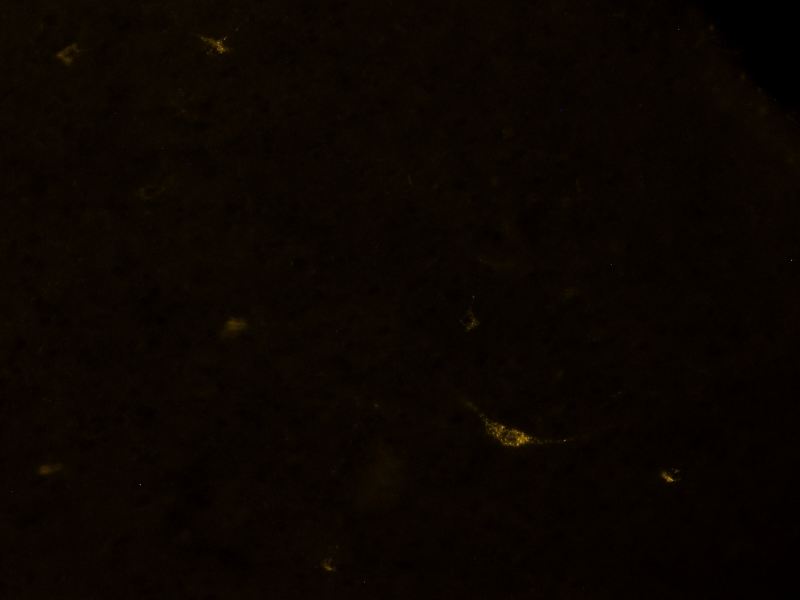
#> input picture dataset/all_images/images/Mar19bS1C2R3_VLPAGl_200x_y.png, 1600 x 1200 px (shown at 1/2 size); its folder holds 4 pictures in this run
$ python visualization.py
#> lines starting #> are read from the running program, lines starting #| are printed output that depends on the picture; after the words box and inside, x2 and y2 are one past the last pixel; in counts of white or black regions, pixels touching at a corner belong together
import matplotlib.pyplot as plt
import numpy as np
from PIL import Image
from scipy import ndimage
import os

def visualize_counting_process(image_path, mask_path):
    """
    Visualize how the automatic neuron counting works:
    1. Original image
    2. Binary mask
    3. Labeled components
    4. Original image with counted neurons marked
    """
    # Load images
    image = np.array(Image.open(image_path).convert('RGB'))
#> image is the input picture: shape (1200, 1600, 3); mean R, G, B 10.5, 4.9, 0.2
    mask = np.array(Image.open(mask_path).convert('L'))

    # Create binary mask
    binary_mask = mask > 127
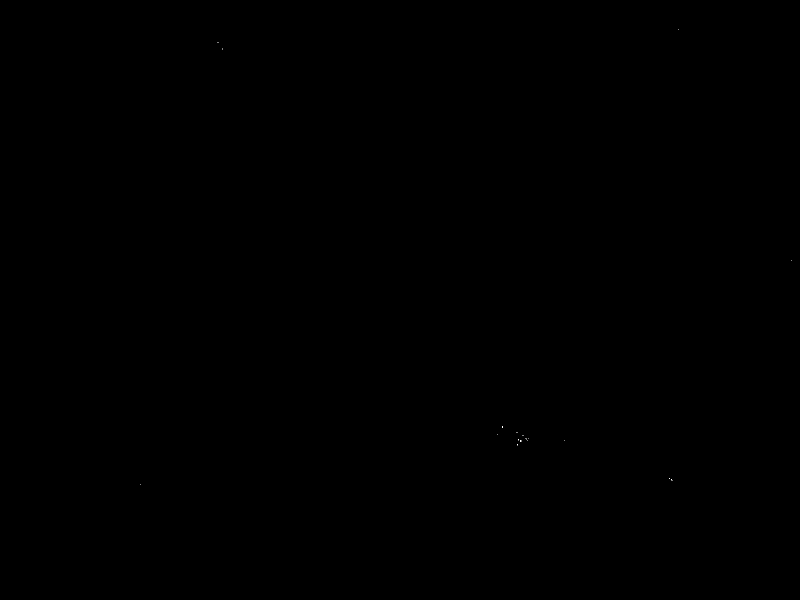
#> binary_mask: shape (1200, 1600) bool (shown at 1/2 size); 0% white in thin lines or dots, all inside (x1, y1, x2, y2) = (280, 58, 1584, 970)

    # Label connected components
    labeled_mask, num_neurons = ndimage.label(binary_mask)
#> labeled_mask: shape (1200, 1600) int32; 20 distinct labels, from 0 to 19
#> num_neurons = 19

    # Create colored labels for visualization
    colored_labels = np.zeros_like(image)
    for i in range(1, num_neurons + 1):
        # Generate random color for each neuron
        color = np.random.randint(50, 255, 3)
        colored_labels[labeled_mask == i] = color

    # Create overlay
    overlay = image.copy()
    mask_overlay = colored_labels.astype(bool).any(axis=2)
    overlay[mask_overlay] = overlay[mask_overlay] * 0.3 + colored_labels[mask_overlay] * 0.7
#> overlay: shape (1200, 1600, 3); under 0.01% of pixels changed, all inside (x1, y1, x2, y2) = (280, 58, 1584, 970)

    # Visualization
    fig, axes = plt.subplots(2, 2, figsize=(15, 15))

    # Original image
    axes[0, 0].imshow(image)
    axes[0, 0].set_title('Original Image')
    axes[0, 0].axis('off')

    # Binary mask
    axes[0, 1].imshow(binary_mask, cmap='gray')
    axes[0, 1].set_title('Binary Mask (Ground Truth)')
    axes[0, 1].axis('off')

    # Labeled components
    labeled_display = axes[1, 0].imshow(labeled_mask, cmap='nipy_spectral')
    axes[1, 0].set_title(f'Labeled Components\n(Count: {num_neurons} neurons)')
    axes[1, 0].axis('off')
    plt.colorbar(labeled_display, ax=axes[1, 0])

    # Overlay
    axes[1, 1].imshow(overlay)
    axes[1, 1].set_title('Original Image with Counted Neurons')
    axes[1, 1].axis('off')

    plt.tight_layout()
    plt.savefig('neuron_counting_visualization.png')
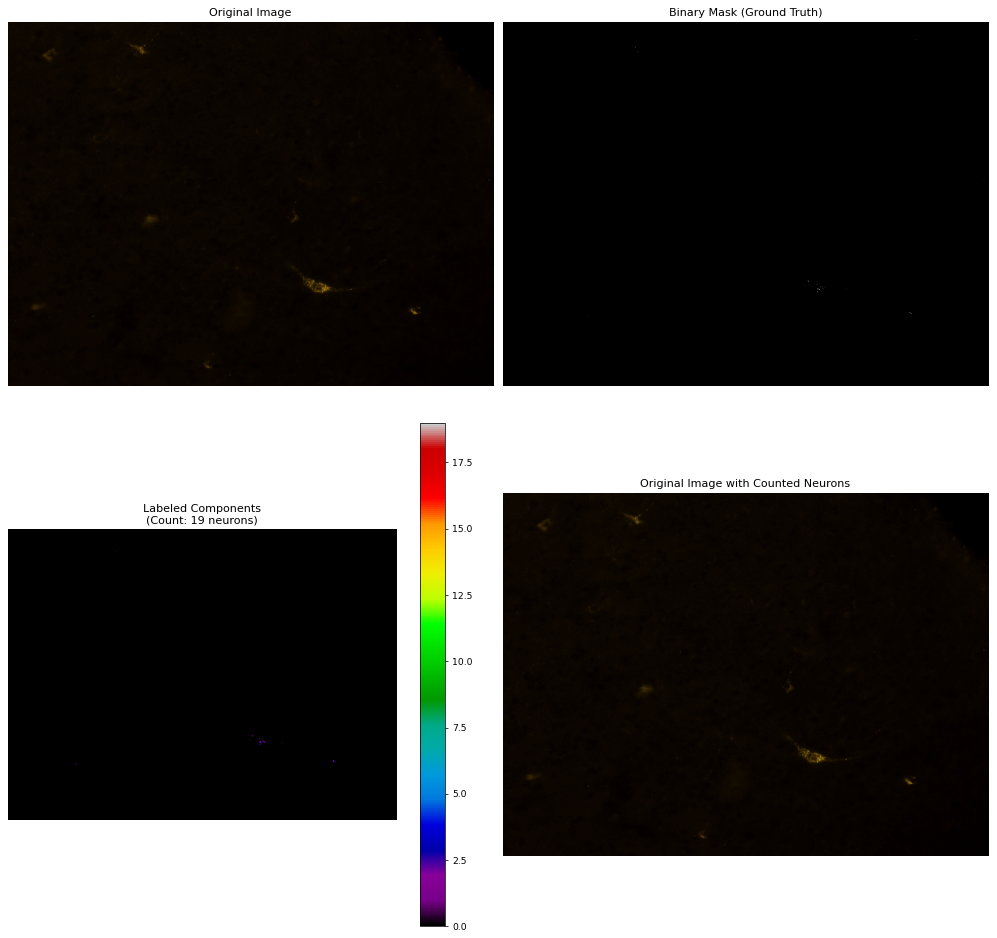
#> figure drawn by matplotlib, 5 panels
    plt.close()

def visualize_random_samples(image_dir, mask_dir, num_samples=3):
    """
    Visualize multiple random samples from the dataset
    """
    # Get list of images
    images = sorted(os.listdir(image_dir))

    # Select random samples
    sample_indices = np.random.choice(len(images), num_samples, replace=False)

    for idx in sample_indices:
        image_path = os.path.join(image_dir, images[idx])
        mask_path = os.path.join(mask_dir, images[idx])

        print(f"\nProcessing sample {idx + 1}:")
        visualize_counting_process(image_path, mask_path)
#> pass 2 of the loop in visualize_random_samples, `for idx in sample_indices:`:
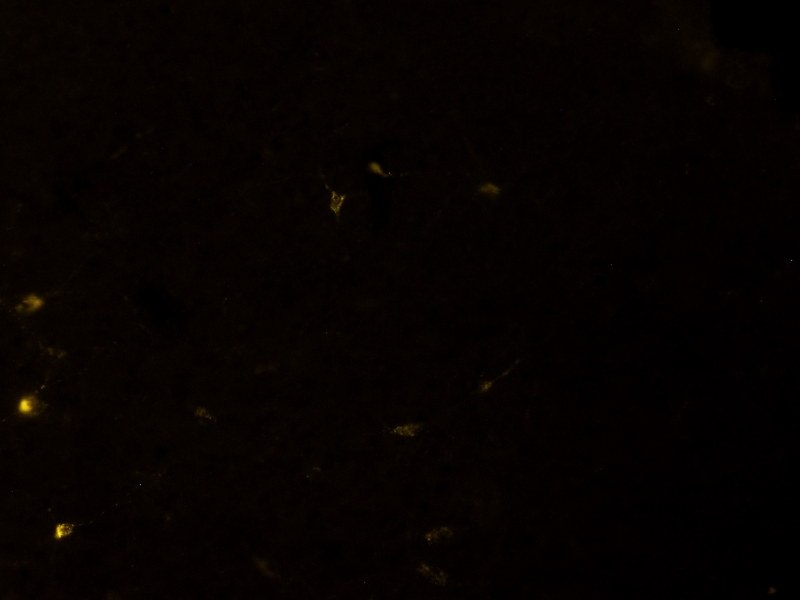
#> input picture dataset/all_images/images/Mar19bS1C3R2_VLPAGl_200x_y.png, 1600 x 1200 px (shown at 1/2 size)
#> in visualize_counting_process, image is the input picture: shape (1200, 1600, 3); mean R, G, B 5.8, 1.9, 0.1
#> in visualize_counting_process (call 2), `binary_mask = mask > 127`:
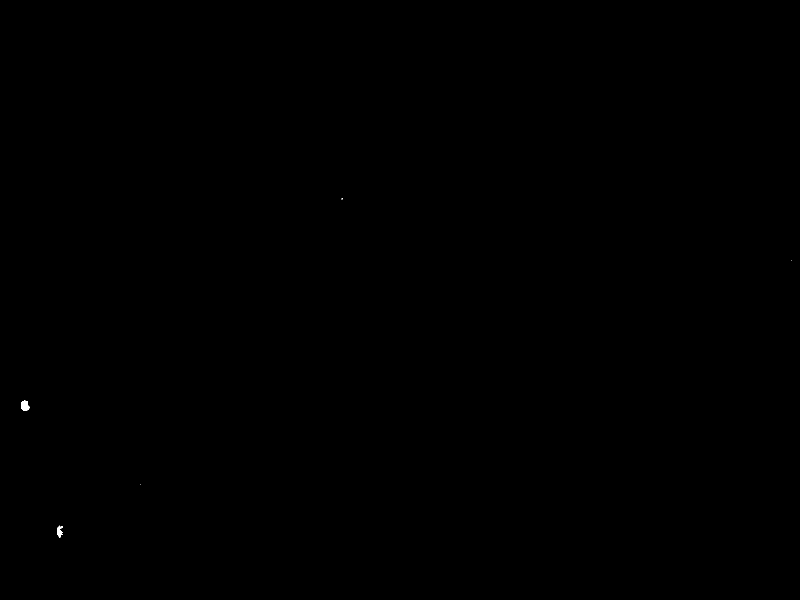
#> binary_mask: shape (1200, 1600) bool (shown at 1/2 size); 0.02% white; 5 white regions (3 under 20 px), largest, box (x1, y1, x2, y2) and area: (42, 801, 59, 822) 262, (114, 1051, 126, 1075) 171
#> labeled_mask: shape (1200, 1600) int32; 6 distinct labels, from 0 to 5
#> num_neurons = 5
#> overlay: shape (1200, 1600, 3); 0.02% of pixels changed, all inside (x1, y1, x2, y2) = (42, 396, 1584, 1075)
#> in visualize_counting_process (call 2), `plt.savefig('neuron_counting_visualization.png')`:
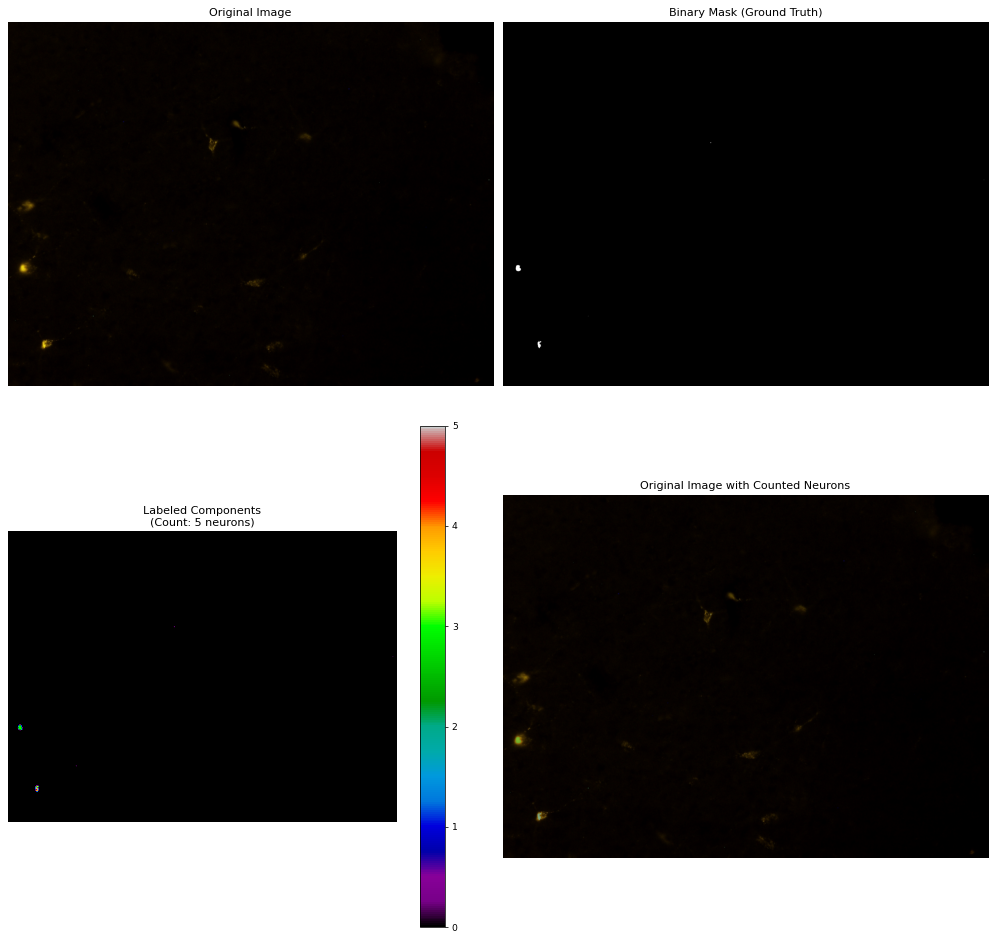
#> figure drawn by matplotlib, 5 panels
#> pass 3 of the loop in visualize_random_samples, `for idx in sample_indices:`:
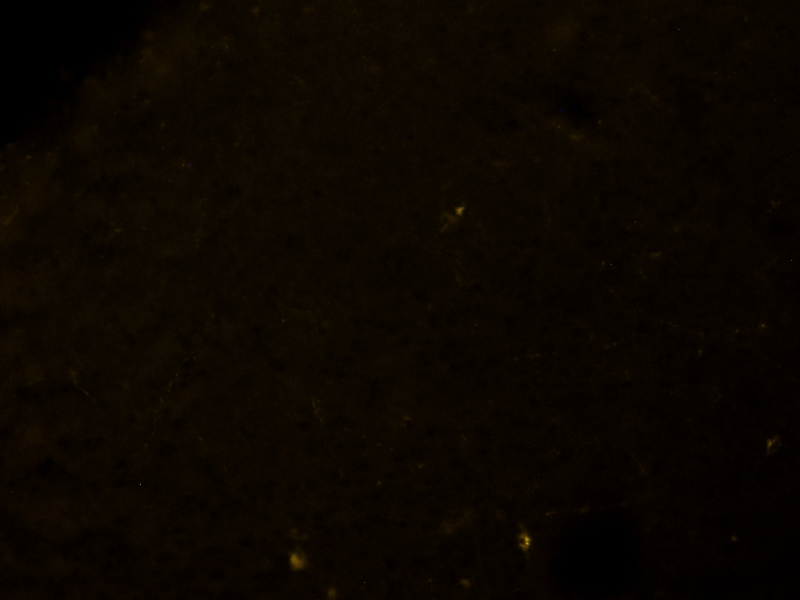
#> input picture dataset/all_images/images/Mar19bS1C2R2_VLPAGr_200x_y.png, 1600 x 1200 px (shown at 1/2 size)
#> in visualize_counting_process, image is the input picture: shape (1200, 1600, 3); mean R, G, B 11.7, 5.9, 0.2
#> binary_mask: shape (1200, 1600) bool; 0% white in thin lines or dots, all inside (x1, y1, x2, y2) = (280, 520, 1584, 1088)
#> labeled_mask: shape (1200, 1600) int32; 6 distinct labels, from 0 to 5
#> overlay: shape (1200, 1600, 3); under 0.01% of pixels changed, all inside (x1, y1, x2, y2) = (280, 520, 1584, 1088)
#> in visualize_counting_process (call 3), `plt.savefig('neuron_counting_visualization.png')`:
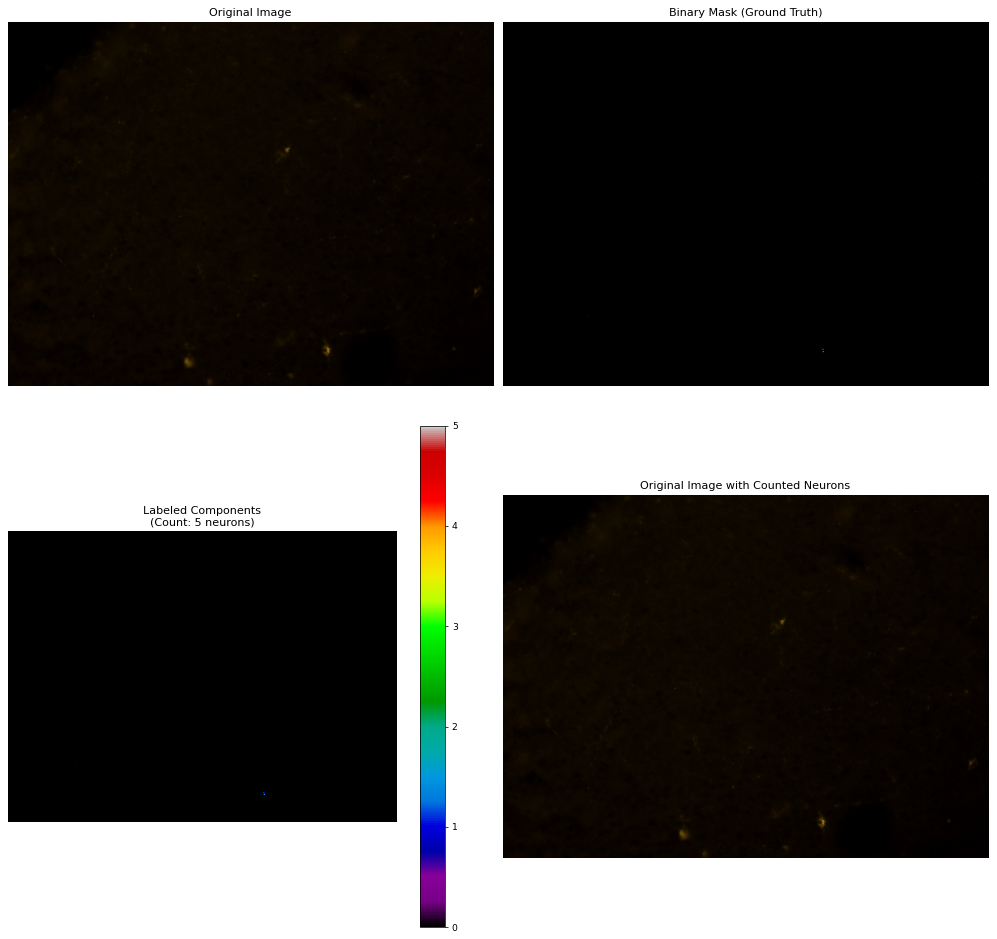
#> figure drawn by matplotlib, 5 panels

def main():
    # Set paths to your dataset
    image_dir = './dataset/all_images/images/'
    mask_dir = './dataset/all_masks/masks/'

    print("Creating visualizations for random samples...")
    visualize_random_samples(image_dir, mask_dir)
    print("\nVisualizations saved as 'neuron_counting_visualization.png'")

if __name__ == '__main__':
    main()
